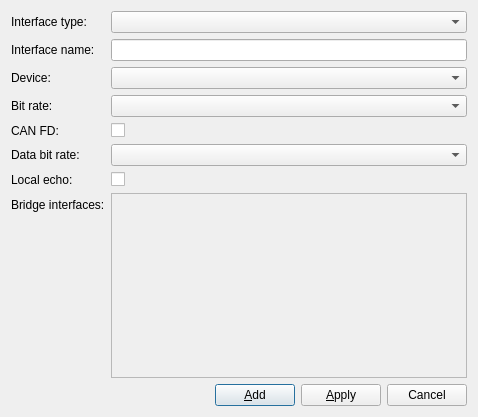
<?xml version="1.0" encoding="UTF-8"?>
<ui version="4.0">
 <class>CanInterfaceConfigDialog</class>
 <widget class="QDialog" name="CanInterfaceConfigDialog">
  <property name="windowModality">
   <enum>Qt::ApplicationModal</enum>
  </property>
  <property name="geometry">
   <rect>
    <x>0</x>
    <y>0</y>
    <width>478</width>
    <height>417</height>
   </rect>
  </property>
  <property name="maximumSize">
   <size>
    <width>492</width>
    <height>417</height>
   </size>
  </property>
  <property name="windowTitle">
   <string>Add interface</string>
  </property>
  <layout class="QVBoxLayout" name="verticalLayout">
   <item>
    <layout class="QFormLayout" name="formLayout">
     <item row="3" column="0">
      <widget class="QLabel" name="label_2">
       <property name="text">
        <string>Device:</string>
       </property>
      </widget>
     </item>
     <item row="3" column="1">
      <widget class="QComboBox" name="deviceBox"/>
     </item>
     <item row="5" column="0">
      <widget class="QLabel" name="label_4">
       <property name="text">
        <string>Bit rate:</string>
       </property>
      </widget>
     </item>
     <item row="5" column="1">
      <widget class="QComboBox" name="bitRateBox"/>
     </item>
     <item row="6" column="0">
      <widget class="QLabel" name="label_5">
       <property name="text">
        <string>CAN FD:</string>
       </property>
      </widget>
     </item>
     <item row="6" column="1">
      <widget class="QCheckBox" name="canFDCheckBox">
       <property name="text">
        <string/>
       </property>
      </widget>
     </item>
     <item row="7" column="0">
      <widget class="QLabel" name="label_6">
       <property name="text">
        <string>Data bit rate:</string>
       </property>
      </widget>
     </item>
     <item row="7" column="1">
      <widget class="QComboBox" name="dataBitRateBox"/>
     </item>
     <item row="8" column="0">
      <widget class="QLabel" name="label_7">
       <property name="text">
        <string>Local echo:</string>
       </property>
      </widget>
     </item>
     <item row="8" column="1">
      <widget class="QCheckBox" name="localEchoCheckBox">
       <property name="text">
        <string/>
       </property>
      </widget>
     </item>
     <item row="9" column="0">
      <widget class="QLabel" name="label_8">
       <property name="text">
        <string>Bridge interfaces:</string>
       </property>
      </widget>
     </item>
     <item row="1" column="0">
      <widget class="QLabel" name="label_3">
       <property name="text">
        <string>Interface name:</string>
       </property>
      </widget>
     </item>
     <item row="1" column="1">
      <widget class="QLineEdit" name="interfaceNameEdit"/>
     </item>
     <item row="0" column="0">
      <widget class="QLabel" name="label">
       <property name="text">
        <string>Interface type:</string>
       </property>
      </widget>
     </item>
     <item row="0" column="1">
      <widget class="QComboBox" name="interfaceTypeBox"/>
     </item>
     <item row="9" column="1">
      <widget class="QListWidget" name="bridgeInterfaceList">
       <property name="enabled">
        <bool>false</bool>
       </property>
       <property name="selectionMode">
        <enum>QAbstractItemView::NoSelection</enum>
       </property>
       <property name="selectionBehavior">
        <enum>QAbstractItemView::SelectItems</enum>
       </property>
      </widget>
     </item>
    </layout>
   </item>
   <item>
    <layout class="QHBoxLayout" name="horizontalLayout">
     <item>
      <spacer name="horizontalSpacer">
       <property name="orientation">
        <enum>Qt::Horizontal</enum>
       </property>
       <property name="sizeHint" stdset="0">
        <size>
         <width>40</width>
         <height>20</height>
        </size>
       </property>
      </spacer>
     </item>
     <item>
      <widget class="QPushButton" name="addButton">
       <property name="text">
        <string>&amp;Add</string>
       </property>
      </widget>
     </item>
     <item>
      <widget class="QPushButton" name="applyButton">
       <property name="text">
        <string>&amp;Apply</string>
       </property>
      </widget>
     </item>
     <item>
      <widget class="QPushButton" name="cancelButton">
       <property name="text">
        <string>Cancel</string>
       </property>
      </widget>
     </item>
    </layout>
   </item>
  </layout>
 </widget>
 <resources/>
 <connections/>
</ui>
